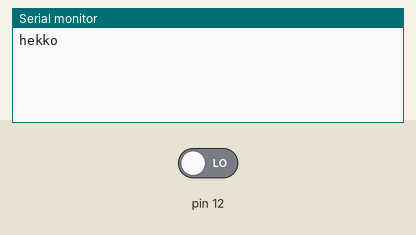
Recording of a sketch running on a simulated Arduino Uno, built with avr-gcc and run on an emulated ATmega328P. Shown: the last lines printed to the serial monitor. The inputs (shaded band) are chosen by the test bench; at power-on: pin 12 LOW.

Above: at 1.2 s.
1.3 s: pin 12 driven HIGH
At 2.5 s:
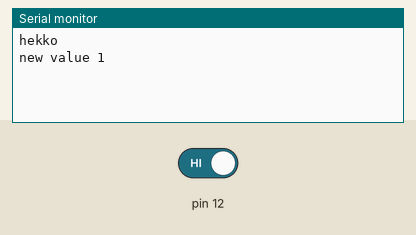
2.8 s: pin 12 driven LOW
At 3.6 s:
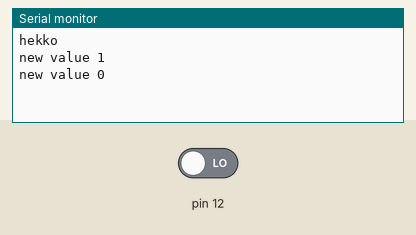

The sketch:

digitaltell.ino
```cpp
#include <Pollable.h>
#include <DigitalInput.h>
#include <Poller.h>

class DigitalTell: public DigitalInput {
  int prevValue;
public:
  DigitalTell() : DigitalInput() {
    prevValue = 0;
  }
  void onSample() {
    if (lastValue != prevValue) {
      Serial.print("new value ");
      Serial.println(lastValue);
    }
    prevValue = lastValue;
  }
};

Pollable *pa[4];
Poller *pl;

void setup() {
  DigitalTell *at = new DigitalTell();
  at->init(12,10);
  pa[0] = at;
  pa[1] = 0;
  pl = new Poller(pa);
  Serial.begin(9600);
  Serial.println("hekko");
}

void loop () {
  pl->loop();
}
```

Measured:
- after the input at 1.3 s, the serial monitor: prints a new line at once (image 1)
- after the input at 2.8 s, the serial monitor: prints a new line at once (image 2)
